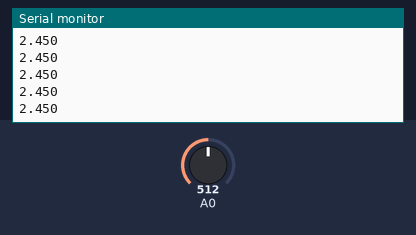
A sketch run on a simulated Arduino Uno, built with avr-gcc and run on an emulated ATmega328P. Parts: the last lines printed to the serial monitor. Inputs (shaded band) come from the test bench; at power-on: A0 = 512.

Above: at 1.2 s.
1.3 s: A0 set to 716
At 2.0 s:
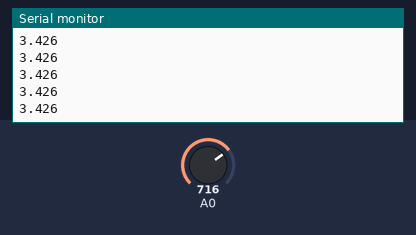
2.8 s: A0 set to 900
At 3.4 s:
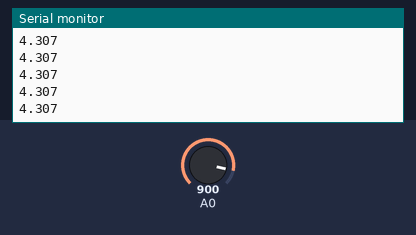
Timing chart, 0 to 5.8 s (numbered marks = the images above; inputs shaded):
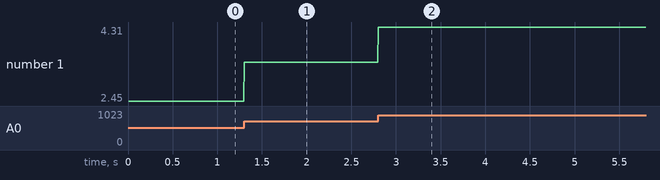

The sketch:

ard_volt_ver1_0.ino
```cpp
#include <MsTimer2.h>
#define smtime 0.005 // サンプリング周期
//double time = 0 ;

void sample(){
  //time += smtime ;
  double data = analogRead(A0) * 4.9 / 1024 ;//dataにA0ピンからアナログデータ(電圧値)を格納する。analogRead関数の値は5[V]/1024 = 0.0049[V] = 4.9[mV] の単位で、1ずつ変わる。
  if (data != 0 ){
    //Serial.println(time,3);
    Serial.println(data,3);//dataの値を小数点以下３桁で送信する。
  }
}

void setup(){
  analogReference(DEFAULT);//アナログ入力で使われる基準電圧を電源電圧(5V)に設定する。
  Serial.begin(115200);//シリアル通信のデータ転送を115200bpsで行う。

  MsTimer2::set(smtime * 1000,sample);//smtime(0.005s)*1000msごとにsample関数を呼び出す。
  MsTimer2::start();//タイマー割り込み開始
}

void loop(){
  //空ループ
}
```

Measured:
- after the input at 1.3 s, the serial monitor: prints a new line at once (image 1)
- after the input at 2.8 s, the serial monitor: prints a new line at once (image 2)
- plotted number 1: 2.45 → 3.43 after the input at 1.3 s, 3.43 → 4.31 after the input at 2.8 s
